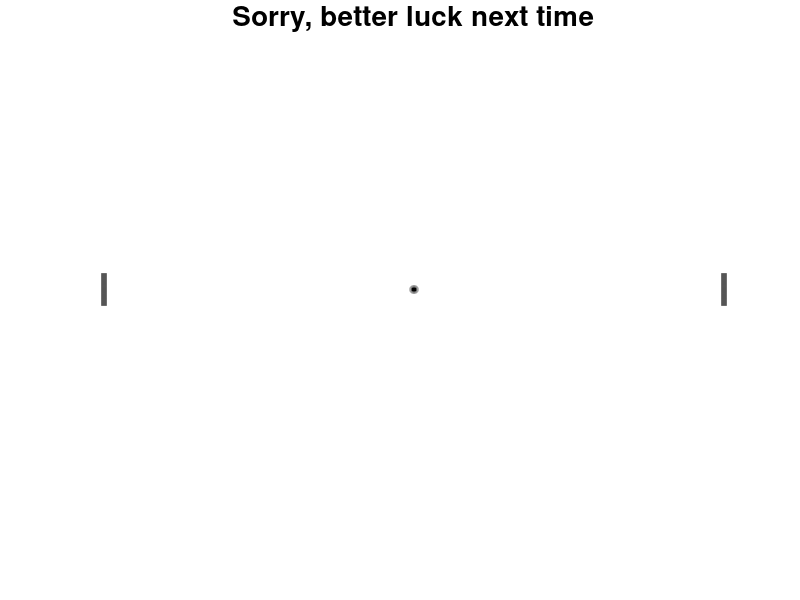

Recreate this plot in MATLAB.
function animacja(difficult)
% Author: Vladyslav Shestakov
% Polish:
% Gra Pong
% difficult oznacza poziom trudnosci i musi byc w przedziale [0, 1]
% English:
% Ping Pong game
% difficult must be in interval [0, 1]

if nargin < 1 || isempty(difficult)
    difficult = 0.5;
end
fh = figure('keypressfcn', @fh_kpfcn);
set(fh, 'toolbar', 'none', 'menubar', 'none');
ah = axes(fh);
set(ah, 'nextplot', 'add');
size = get(0, 'screensize');
size = size(3:4);
size = min(size);
step = 0.02;
e = 0.1;
step_angle = pi/250;
angle = 0:step_angle:2 * pi;
xb = 0;
yb = 0;
a = 0.2;
paddle_length = 4;
x1 = -30;
y1 = -30;
x2 = 30;
y2 = 30;
xp1 = (zeros(paddle_length / step + 1, 1) + x1)';
xp2 = (zeros(paddle_length / step + 1, 1) + x2)';
y = -(paddle_length / 2):step:paddle_length / 2;
x_ball = a * cos(angle) + xb;
y_ball = a * sin(angle) + yb;
ball = plot(x_ball, y_ball);
paddle1 = plot(xp1, y);
paddle2 = plot(xp2, y);
ball_pos = [x_ball; y_ball];
paddle1_pos = [xp1; y];
paddle2_pos = [xp2; y];
set(fh, 'position', [size * 0.2 size * 0.2 size * 0.7 size * 0.7]);
set(paddle1, 'linewidth', 4, 'color', 'black'    );
set(paddle2, 'linewidth', 4, 'color', 'black');
set(ball, 'linewidth', 4, 'color', 'black');
fillh = fill(x_ball, y_ball, 'black');
set(ah, 'visible', 'off');
axis([x1 x2 y1 y2]);

N = 5;
th = title(num2str(N), 'fontsize', 20, 'visible', 'on');
for N = N - 1:-1:0
    pause(1);
    set(th, 'string', num2str(N));
end
set(th, 'string', 'Go!');
pause(1);
ball_speed1 = 0.1;
ball_speed2 = 0.2;
ball_speed = 0.1;
paddle_speed = 0.1;
a = 2 * pi * rand(1);
while (a < e || a - pi / 2 < e || ...
        a - pi < e || a - pi * 3 / 2 < e)
    a = 2 * pi * rand(1);
end
goals1 = 0;
goals2 = 0;
set(th, 'string', [num2str(goals1) ':' num2str(goals2)]);
try
    while goals1 ~= 11 && goals2 ~= 11 && ishghandle(fh)
        set(paddle2, 'xdata', paddle2_pos(1, :), ...
            'ydata', paddle2_pos(2, :));
        set(paddle1, 'xdata', paddle1_pos(1, :), ...
            'ydata', paddle1_pos(2, :));
        set(ball, 'xdata', ball_pos(1, :), 'ydata', ball_pos(2,:));
        set(fillh, 'xdata', ball_pos(1, :), 'ydata', ball_pos(2, :));
        drawnow
        p = ball_speed * [cos(a); sin(a)];
        ball_pos = ball_pos + p;
        if (ball_pos(1, round(pi / step_angle)) < x1)
            ball_speed = (ball_speed2 - ball_speed1) * rand(1) + ...
                ball_speed1;
            if (paddle1_pos(2, 1) > ball_pos(2, round(end / 2)) || ...
                    paddle1_pos(2, end) < ball_pos(2, round(end / 4)))
                goals2 = goals2 + 1;
                set(th, 'string', [num2str(goals1) ':' num2str(goals2)]);
                a = 2 * pi * rand(1);
                while (a < e || abs(a - pi / 2) < e || ...
                        abs(a - pi) < e || abs(a - pi * 3 / 2) < e || ...
                        abs(a - pi * 2) < e)
                    a = 2 * pi * rand(1);
                end
                ball_pos = [x_ball; y_ball];
                paddle1_pos = [xp1; y];
                paddle2_pos = [xp2; y];
                set(ball, 'xdata', ball_pos(1, :), ...
                    'ydata', ball_pos(2, :));
                set(fillh, 'xdata', ball_pos(1, :), ...
                    'ydata', ball_pos(2, :));
                set(paddle2, 'xdata', paddle2_pos(1, :), ...
                    'ydata', paddle2_pos(2, :));
                set(paddle1, 'xdata', paddle1_pos(1, :), ...
                    'ydata', paddle1_pos(2, :));
                pause(1);
            else
                %a = min(a, a + rand_angle * rand(1));
                a = pi - a;
            end
            if (goals2 == 11)
                break;
            end
        end
        if (ball_pos(1, 1) > x2)
            ball_speed = (ball_speed2 - ball_speed1) * rand(1) + ...
                ball_speed1;
            if (paddle2_pos(2, 1) > ball_pos(2, 1) || ...
                    paddle2_pos(2, end) < ball_pos(2, round(3 * end / 4)))
                goals1 = goals1 + 1;
                set(th, 'string', [num2str(goals1) ':' num2str(goals2)]);
                a = 2 * pi * rand(1);
                while (a < e || a - pi / 2 < e || ...
                        a - pi < e || a - pi * 3 / 2 < e)
                    a = 2 * pi * rand(1);
                end
                ball_pos = [x_ball; y_ball];
                paddle1_pos = [xp1; y];
                paddle2_pos = [xp2; y];
                set(ball, 'xdata', ball_pos(1, :), ...
                    'ydata', ball_pos(2, :));
                set(fillh, 'xdata', ball_pos(1, :), ...
                    'ydata', ball_pos(2, :));
                set(paddle2, 'xdata', paddle2_pos(1, :), ...
                    'ydata', paddle2_pos(2, :));
                set(paddle1, 'xdata', paddle1_pos(1, :), ...
                    'ydata', paddle1_pos(2, :));
                pause(1);
            else
                %a = min(a, a + rand_angle * rand(1));
                a = pi - a;
            end
            if (goals1 == 11)
                break;
            end
        end
        if (ball_pos(2, round(end / 4)) > y2 ||...
                ball_pos(2, round(3 * end / 4)) < y1)
            ball_speed = (ball_speed2 - ball_speed1) * rand(1) + ...
                ball_speed1;
            %a = min(a, a + rand_angle * rand(1));
            a = 2 * pi - a;
        end
        paddle_move = sign(ball_pos(2, round(end / 2)) - ...
            paddle1_pos(2, round(end / 2)));
        if (paddle1_pos(2, end) + paddle_speed * difficult * paddle_move < y2 && ...
                paddle1_pos(2, 1) + paddle_speed * difficult * paddle_move > y1)
            paddle1_pos = paddle1_pos + paddle_speed * difficult * ...
                [0; paddle_move];
        end
        switch get(fh, 'currentcharacter')
            case 'w'
                if (paddle2_pos(2, end) < y2)
                    paddle2_pos = paddle2_pos + paddle_speed * [0; 1];
                end
            case 's'
                if (paddle2_pos(2, 1) > y1)
                    paddle2_pos = paddle2_pos - paddle_speed * [0; 1];
                end
        end
    end
catch
    return;
end

if (ishghandle(fh))
    if (goals1 == 11)
        result = 'Sorry, better luck next time';
    else
        result = 'Congratulations! You win!';
    end
    set(th, 'string', result);
end